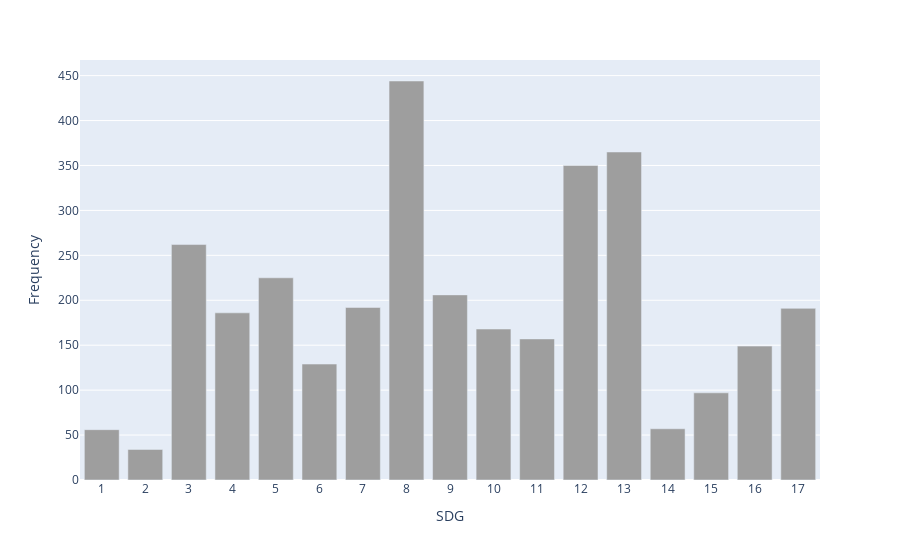

Notebook source saved alongside this figure:
### Code cell
# SR data: Distribution of SDGs

# sum positives within labels
amount_labels_sdg = sr_data[class_names].sum(axis=0).to_frame(name='Frequency')

# beautify
amount_labels_sdg['SDG'] = amount_labels_sdg.index
amount_labels_sdg['SDG'] = amount_labels_sdg['SDG'].apply(lambda x: str(int(x)))
amount_labels_sdg['color'] =  "#9e9e9e" # "#599191"

# plot
fig = px.bar(amount_labels_sdg, 
    x='SDG', 
    y='Frequency', 
    color_discrete_sequence = list(amount_labels_sdg['color']),
).update_layout(
    xaxis_tickmode='linear'
)
pio.write_image(fig, "data/plot_images/frequency_sr_data.png", scale=3, width=900, height=400)
fig.show()

# print statistices for plot description
print('sum: ', sgd_value_counts['text'].sum())
print('mean: ', amount_labels_sdg['Frequency'].mean() )
print('min: ', amount_labels_sdg['Frequency'].min() )
print('max: ', amount_labels_sdg['Frequency'].max() )

### Figure 1 — Plotly figure (JSON) as saved in the notebook; plotly's stock layout.template omitted (floating-point values rounded to 4 significant figures)
{"data": [{"alignmentgroup": "True", "hovertemplate": "SDG=%{x}<br>Frequency=%{y}<extra></extra>", "legendgroup": "", "marker": {"color": "#9e9e9e", "pattern": {"shape": ""}}, "name": "", "offsetgroup": "", "orientation": "v", "showlegend": false, "textposition": "auto", "type": "bar", "x": ["1", "2", "3", "4", "5", "6", "7", "8", "9", "10", "11", "12", "13", "14", "15", "16", "17"], "xaxis": "x", "y": [56, 34, 262, 186, 225, 129, 192, 444, 206, 168, 157, 350, 365, 57, 97, 149, 191], "yaxis": "y"}], "layout": {"barmode": "relative", "legend": {"tracegroupgap": 0}, "margin": {"t": 60}, "xaxis": {"anchor": "y", "domain": [0, 1], "tickmode": "linear", "title": {"text": "SDG"}}, "yaxis": {"anchor": "x", "domain": [0, 1], "title": {"text": "Frequency"}}}}
